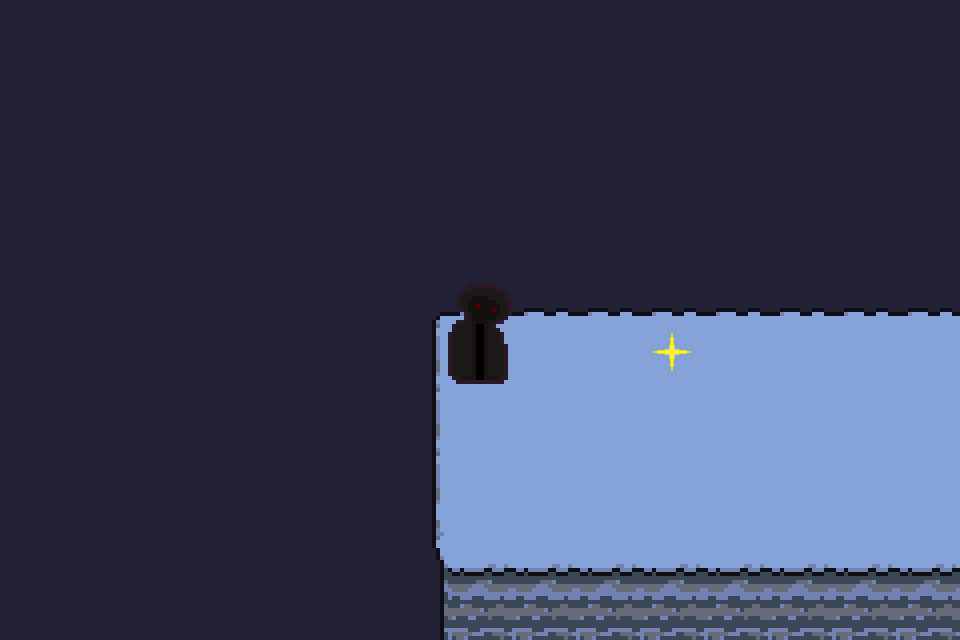

This game map was drawn from its Tiled (.tmx) file and the tilesets committed beside it. A one-line description and the full map source follow:
An orthogonal 15x10 tile map with 64x64 px tiles, 3 tile layers (layer1, layer2, layer3), 4 tilesets and 5 objects.

<map version="1.10" tiledversion="1.11.2" orientation="orthogonal" renderorder="right-down" width="15" height="10" tilewidth="64" tileheight="64" infinite="0" nextlayerid="5" nextobjectid="6">
 <tileset firstgid="1" name="winterText-export" tilewidth="64" tileheight="64" tilecount="15" columns="3">
  <image source="texs/winterText-export.png" width="192" height="320" />
 </tileset>
 <tileset firstgid="16" name="winterTree-x" tilewidth="64" tileheight="64" tilecount="24" columns="4">
  <image source="texs/winterTree-x.png" width="256" height="384" />
 </tileset>
 <tileset firstgid="40" name="savestar" tilewidth="64" tileheight="64" tilecount="1" columns="1">
  <image source="builds/savestar.png" width="64" height="64" />
 </tileset>
 <tileset firstgid="41" name="characters" tilewidth="64" tileheight="64" tilecount="24" columns="6">
  <image source="builds/characters.png" width="384" height="256" />
 </tileset>
 <layer id="2" name="layer1" width="15" height="10">
  <data encoding="csv">
23,23,23,23,23,23,23,23,23,23,23,23,23,23,23,
23,23,23,23,23,23,23,23,23,23,23,23,23,23,23,
23,23,23,23,23,23,23,23,23,23,23,23,23,23,23,
23,23,23,23,23,23,23,23,23,23,23,23,23,23,23,
23,23,23,23,23,23,23,23,23,23,23,23,23,23,23,
23,23,23,23,23,23,23,23,23,23,23,23,23,23,23,
23,23,23,23,23,23,23,0,0,0,0,0,0,23,23,
23,23,23,23,23,23,23,0,0,0,0,0,0,23,0,
23,23,23,23,23,23,23,0,0,0,0,0,0,0,0,
23,23,23,23,23,23,23,0,0,0,0,0,0,0,0
</data>
 </layer>
 <layer id="1" name="layer2" width="15" height="10">
  <data encoding="csv">
0,0,0,0,0,0,0,0,0,0,0,0,0,0,0,
0,0,0,0,0,0,0,0,0,0,0,0,0,0,0,
0,0,0,0,0,0,0,0,0,0,0,0,0,0,0,
0,0,0,0,0,0,0,0,0,0,0,0,0,0,0,
0,0,0,0,0,0,1,2,2,2,2,2,2,2,2,
0,0,0,0,0,0,4,5,5,5,5,5,5,5,5,
0,0,0,0,0,0,4,5,5,5,5,5,5,5,5,
0,0,0,0,0,0,4,5,5,5,5,5,5,5,5,
0,0,0,0,0,0,7,8,8,8,8,8,8,8,8,
0,0,0,0,0,0,10,11,11,11,11,11,11,11,11
</data>
 </layer>
 <layer id="4" name="layer3" width="15" height="10">
  <data encoding="csv">
0,0,0,0,0,0,0,0,0,0,0,0,0,0,0,
0,0,0,0,0,0,0,0,0,0,0,0,0,0,0,
0,0,0,0,0,0,0,0,0,0,0,0,0,0,0,
0,0,0,0,0,0,0,0,0,0,0,0,0,0,0,
0,0,0,0,0,0,0,46,0,0,0,0,0,0,0,
0,0,0,0,0,0,0,52,0,0,40,0,0,0,0,
0,0,0,0,0,0,0,0,0,0,0,0,0,0,0,
0,0,0,0,0,0,0,0,0,0,0,0,0,0,0,
0,0,0,0,0,0,0,0,0,0,0,0,0,0,0,
0,0,0,0,0,0,0,0,0,0,0,0,0,0,0
</data>
 </layer>
 <objectgroup id="3" name="objects">
  <object id="1" x="438" y="314" width="522.667" height="9.33333" />
  <object id="2" x="435.333" y="327.333" width="10" height="239.333" />
  <object id="3" x="446" y="564" width="514" height="10" />
  <object id="4" x="443.667" y="326" width="66" height="62.3333" />
  <object id="5" x="652.667" y="331" width="38" height="38.3333" />
 </objectgroup>
</map>
